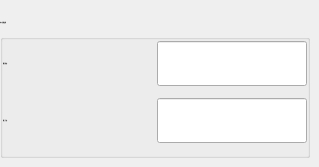
          <widget class="QWidget" name="page">
           <widget class="QGroupBox" name="groupBoxWaste">
            <property name="geometry">
             <rect>
              <x>0</x>
              <y>20</y>
              <width>310</width>
              <height>138</height>
             </rect>
            </property>
            <property name="font">
             <font>
              <family>微软雅黑</family>
              <pointsize>-1</pointsize>
              <weight>50</weight>
              <italic>false</italic>
              <bold>false</bold>
             </font>
            </property>
            <property name="title">
             <string>水口位置设置</string>
            </property>
            <layout class="QGridLayout" name="gridLayout_6">
             <property name="margin">
              <number>0</number>
             </property>
             <property name="spacing">
              <number>0</number>
             </property>
             <item row="0" column="0">
              <widget class="QLabel" name="labelFetchRHor">
               <property name="minimumSize">
                <size>
                 <width>0</width>
                 <height>20</height>
                </size>
               </property>
               <property name="maximumSize">
                <size>
                 <width>16777215</width>
                 <height>45</height>
                </size>
               </property>
               <property name="font">
                <font>
                 <family>微软雅黑</family>
                 <pointsize>-1</pointsize>
                 <weight>50</weight>
                 <italic>false</italic>
                 <bold>false</bold>
                </font>
               </property>
               <property name="text">
                <string>副引拔轴：</string>
               </property>
              </widget>
             </item>
             <item row="0" column="1">
              <widget class="xLineEdit" name="BoxFetchRHor">
               <property name="sizePolicy">
                <sizepolicy hsizetype="Preferred" vsizetype="Fixed">
                 <horstretch>0</horstretch>
                 <verstretch>0</verstretch>
                </sizepolicy>
               </property>
               <property name="minimumSize">
                <size>
                 <width>150</width>
                 <height>45</height>
                </size>
               </property>
               <property name="maximumSize">
                <size>
                 <width>150</width>
                 <height>45</height>
                </size>
               </property>
               <property name="font">
                <font>
                 <family>微软雅黑</family>
                 <pointsize>-1</pointsize>
                 <weight>50</weight>
                 <italic>false</italic>
                 <bold>false</bold>
                </font>
               </property>
               <property name="styleSheet">
                <string notr="true"/>
               </property>
               <property name="alignment">
                <set>Qt::AlignRight|Qt::AlignTrailing|Qt::AlignVCenter</set>
               </property>
               <property name="readOnly">
                <bool>true</bool>
               </property>
              </widget>
             </item>
             <item row="1" column="0">
              <widget class="QLabel" name="labelFetchRVer">
               <property name="minimumSize">
                <size>
                 <width>0</width>
                 <height>20</height>
                </size>
               </property>
               <property name="maximumSize">
                <size>
                 <width>16777215</width>
                 <height>45</height>
                </size>
               </property>
               <property name="font">
                <font>
                 <family>微软雅黑</family>
                 <pointsize>-1</pointsize>
                 <weight>50</weight>
                 <italic>false</italic>
                 <bold>false</bold>
                </font>
               </property>
               <property name="text">
                <string>副上下轴：</string>
               </property>
              </widget>
             </item>
             <item row="1" column="1">
              <widget class="xLineEdit" name="BoxFetchRVer">
               <property name="sizePolicy">
                <sizepolicy hsizetype="Preferred" vsizetype="Fixed">
                 <horstretch>0</horstretch>
                 <verstretch>0</verstretch>
                </sizepolicy>
               </property>
               <property name="minimumSize">
                <size>
                 <width>150</width>
                 <height>45</height>
                </size>
               </property>
               <property name="maximumSize">
                <size>
                 <width>150</width>
                 <height>45</height>
                </size>
               </property>
               <property name="font">
                <font>
                 <family>微软雅黑</family>
                 <pointsize>-1</pointsize>
                 <weight>50</weight>
                 <italic>false</italic>
                 <bold>false</bold>
                </font>
               </property>
               <property name="styleSheet">
                <string notr="true"/>
               </property>
               <property name="alignment">
                <set>Qt::AlignRight|Qt::AlignTrailing|Qt::AlignVCenter</set>
               </property>
               <property name="readOnly">
                <bool>true</bool>
               </property>
              </widget>
             </item>
            </layout>
           </widget>
          </widget>
